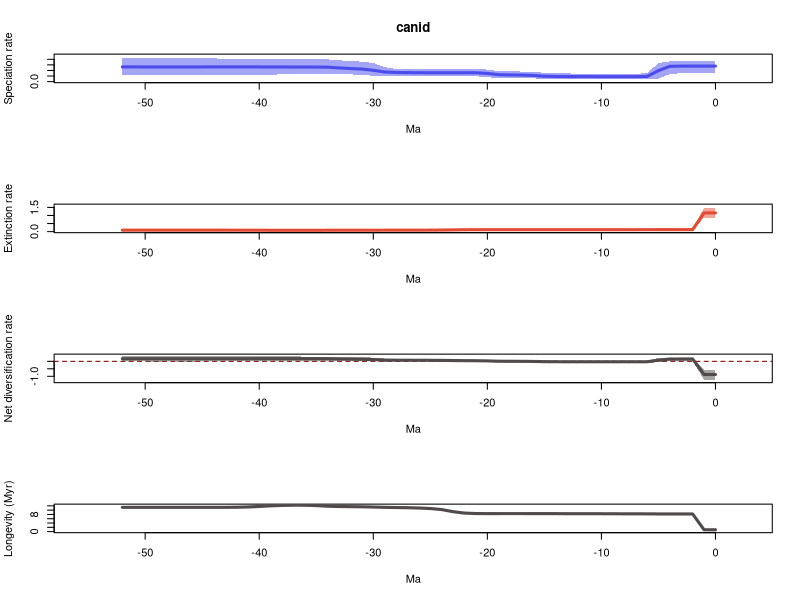

Write R code to recreate this figure.
# 1 files combined:
# 	/home/eeb177-student/Desktop/eeb-177/lab-work/exercise-9/longer-pyrate-run/pyrate_mcmc_logs/canid_occ_1_marginal_rates.log

# 95% HPDs calculated using code from Biopy (https://www.cs.auckland.ac.nz/~yhel002/biopy/)

pdf(file='/home/eeb177-student/Desktop/eeb-177/lab-work/exercise-9/longer-pyrate-run/pyrate_mcmc_logs/canid_occ_1_marginal_rates_RTT.pdf',width=0.6*9, height=16.8)
par(mfrow=c(4,1))
library(scales)
L_hpd_m95=c(0.151983543439, 0.151983543439,0.151983543439,0.151466252085,0.13676320959,0.0527884334363,0.0432964169158,0.0426439610131,0.0431916674255,0.0431916674255,0.0431916674255,0.0431916674255,0.0431916674255,0.0487882562319,0.0497039751175,0.0531561201099,0.0569995774007,0.0621281316099,0.0666864948857,0.0644975530722,0.0790003476378,0.0967556054721,0.0970436510298,0.0970436510298,0.0970639677814,0.0962252841974,0.0969564074376,0.0969564074376,0.0969564074376,0.0969564074376,0.104892581334,0.120834628365,0.129318620896,0.134693646086,0.135846980577,0.136042841685,0.1401438211,0.135627574818,0.131641627349,0.122915974833,0.122915974833,0.122910469159,0.122910469159,0.121492748208,0.117253780834,0.117253780834,0.115044168381,0.115044168381,0.117253780834,0.117253780834,0.116553027097,0.115044168381,0.115044168381)
L_hpd_M95=c(0.362356556715, 0.362356556715,0.362356556715,0.362303869284,0.362356556715,0.332924308123,0.151479812079,0.140997060397,0.140720232634,0.139268198898,0.139745282115,0.140300287314,0.141206517382,0.148028765389,0.150065396974,0.159822283936,0.173035069282,0.180595887487,0.186084633809,0.187101918173,0.217011247534,0.21999034744,0.21999034744,0.21999034744,0.21999034744,0.21850489274,0.21999034744,0.222411209864,0.226658720254,0.261132770985,0.333287351427,0.357865356026,0.36816353508,0.382495501908,0.398469854353,0.398469854353,0.402509342497,0.401354430078,0.404104346091,0.398469854353,0.401589030115,0.405873357947,0.406494061889,0.409988237203,0.416474602041,0.416474602041,0.42269221092,0.424843407381,0.428903845585,0.430174560003,0.430775951265,0.430174560003,0.430174560003)
M_hpd_m95=c(0.861535478629, 0.861535478629,0.0967320077221,0.0967320077221,0.0967320077221,0.0950812872744,0.0963824652793,0.0959221215625,0.0963081435191,0.0960694162352,0.0950700582166,0.0959221215625,0.0940968984542,0.0940968984542,0.0950700582166,0.0950700582166,0.0940968984542,0.0948477329196,0.0940968984542,0.0943157325861,0.0903042351876,0.0903042351876,0.0767429336185,0.0616722157836,0.0538022665995,0.0515992931405,0.0524393699869,0.0515992931405,0.0521477350761,0.0515992931405,0.0489762603914,0.0491968130765,0.0500832666914,0.0489762603914,0.0489762603914,0.0394778282217,0.0380119829029,0.0367886127536,0.0380119829029,0.0309883940601,0.0281105098773,0.0281105098773,0.0125063201909,0.0135208686199,0.0135208686199,0.0135208686199,0.0135208686199,0.0135208686199,0.0135208686199,0.0135208686199,0.0135208686199,0.0135208686199,0.0135208686199)
M_hpd_M95=c(1.48860014486, 1.48860014486,0.151824460421,0.151824460421,0.151824460421,0.14925319131,0.149326763142,0.148286192527,0.148300021979,0.147578327604,0.146274196559,0.147239620831,0.145424855178,0.145260772552,0.146689226431,0.146880589041,0.146083585008,0.147578327604,0.147114535238,0.148300021979,0.146083585008,0.148971559917,0.149539616051,0.141889314967,0.132739134802,0.129635407984,0.128011428028,0.12631409597,0.12643143791,0.12631409597,0.123922520725,0.12469792092,0.12643143791,0.126544760497,0.127882638523,0.121764436946,0.12159825136,0.122093115429,0.129236542143,0.132663383175,0.147614986174,0.16919683247,0.162925497935,0.166723928842,0.166723928842,0.166723928842,0.166723928842,0.166723928842,0.166723928842,0.166723928842,0.166723928842,0.166723928842,0.166723928842)
R_hpd_m95=c(-1.23236979876, -1.23236979876,0.0374751020776,0.0376287177592,0.0253947827135,-0.0716540986656,-0.0903202389758,-0.0876401413288,-0.0855976864129,-0.0854346320618,-0.0848695434368,-0.08104031966,-0.08104031966,-0.0819905712073,-0.0819905712073,-0.0795216578221,-0.0650247273086,-0.0616604678735,-0.0612238126742,-0.0616417280471,-0.0477524183192,-0.0317020126093,-0.0280165626689,-0.0193994421599,-0.0156278655437,-0.00824588515173,-0.0078127573818,-0.00770575881189,-0.00756161331658,-0.0133210926176,0.00292914867854,0.0287430752025,0.0294617247575,0.0307751257089,0.0386436766472,0.0361084659608,0.0307751257089,0.0348495221501,0.028759074084,0.0333895388904,0.0293019210318,0.0170379076572,0.0146997111865,0.0082752792738,0.0082752792738,-0.0102224359766,-0.0137964584117,-0.0148449744025,-0.00560532024499,-0.0192847500517,-0.0113691817977,-0.0113691817977,-0.0113691817977)
R_hpd_M95=c(-0.575651418594, -0.575651418594,0.252544652273,0.253198940535,0.255034921892,0.223312156739,0.0340228436382,0.0267458585375,0.0266876583493,0.0267458585375,0.0266876583493,0.0304772493273,0.0307892879904,0.030276461053,0.0313921423143,0.0413553912842,0.0647796168413,0.0686415607953,0.0706315814058,0.0743886375107,0.100011467899,0.111289780731,0.117633306566,0.13089736718,0.133227768715,0.140647242263,0.141177612632,0.144639389796,0.148772832701,0.181770593801,0.249855718758,0.282221223827,0.282221223827,0.299617524643,0.318616406818,0.318616406818,0.318273634575,0.328705297029,0.330988362392,0.344516474406,0.355631358612,0.360092656555,0.361800612973,0.360834214231,0.371823045183,0.360834214231,0.360834214231,0.361800612973,0.372537104147,0.361800612973,0.371194833244,0.372537104147,0.372537104147)
L_mean=c(0.27770003797, 0.27770003797,0.277762977659,0.2777137719,0.274332164101,0.196551018359,0.0919582223981,0.0895926571569,0.0893398266873,0.0895028683624,0.0897004320323,0.0901638956662,0.0906801553035,0.0911128976991,0.092193321366,0.0970613173491,0.111195861813,0.117680732251,0.119995913301,0.124263987633,0.147163960448,0.158431527887,0.158801982844,0.159061497842,0.159127770539,0.15887227574,0.159586114092,0.160895704041,0.163523907044,0.172507362535,0.203116008572,0.225071063497,0.234299774492,0.245485457121,0.259025015097,0.260843976171,0.261166930091,0.261480970412,0.262952095541,0.262699778128,0.263310395188,0.263728375221,0.263613238161,0.263727944055,0.264469642707,0.263298402036,0.262444553379,0.262176748641,0.262363521252,0.262796170656,0.26294619658,0.263596078456,0.263596078456)
M_mean=c(1.15728121204, 1.15728121204,0.121681961845,0.121669724805,0.12165110295,0.121609446767,0.120989567059,0.120804467154,0.120641126792,0.120408926799,0.120062780839,0.119994227264,0.119974174709,0.119757505041,0.119613864158,0.11947123842,0.119338769341,0.11920510786,0.119202611916,0.119253962846,0.119449005019,0.118813872892,0.115897802098,0.107797273453,0.0974744113123,0.0930328742414,0.0910483809861,0.0898382414267,0.0892332838775,0.0884236291393,0.0873752618274,0.0864346340139,0.0860116766362,0.0855891930842,0.0846563366197,0.0824863015035,0.081374419125,0.0812574008416,0.0820069250857,0.0833565280324,0.0853536394206,0.0871562879819,0.0880652581401,0.0884703970914,0.0884703970914,0.0884703970914,0.0884703970914,0.0884703970914,0.0884703970914,0.0884703970914,0.0884703970914,0.0884703970914,0.0884703970914)
R_mean=c(-0.879581174066, -0.879581174066,0.156081015814,0.156044047094,0.15268106115,0.0749415715928,-0.0290313446607,-0.0312118099973,-0.0313013001048,-0.0309060584363,-0.0303623488068,-0.0298303315974,-0.0292940194054,-0.0286446073415,-0.0274205427919,-0.0224099210708,-0.00814290752816,-0.0015243756093,0.000793301384205,0.00501002478758,0.0277149554299,0.0396176549954,0.0429041807457,0.0512642243888,0.0616533592267,0.0658394014983,0.068537733106,0.0710574626145,0.0742906231665,0.0840837333954,0.115740746745,0.138636429483,0.148288097856,0.159896264037,0.174368678478,0.178357674668,0.179792510966,0.18022356957,0.180945170455,0.179343250096,0.177956755767,0.17657208724,0.175547980021,0.175257546964,0.175999245616,0.174828004945,0.173974156288,0.173706351549,0.17389312416,0.174325773565,0.174475799489,0.175125681365,0.175125681365)
trans=0.5
age=(0:(53-1))* -1
plot(age,age,type = 'n', ylim = c(0, 0.473853546391), xlim = c(-55.65,2.65), ylab = 'Speciation rate', xlab = 'Ma',main='canid' )
polygon(c(age, rev(age)), c(L_hpd_M95, rev(L_hpd_m95)), col = alpha("#4c4cec",trans), border = NA)
lines(rev(age), rev(L_mean), col = "#4c4cec", lwd=3)
plot(age,age,type = 'n', ylim = c(0, 1.63746015935), xlim = c(-55.65,2.65), ylab = 'Extinction rate', xlab = 'Ma' )
polygon(c(age, rev(age)), c(M_hpd_M95, rev(M_hpd_m95)), col = alpha("#e34a33",trans), border = NA)
lines(rev(age), rev(M_mean), col = "#e34a33", lwd=3)
plot(age,age,type = 'n', ylim = c(-1.35560677864, 0.409790814561), xlim = c(-55.65,2.65), ylab = 'Net diversification rate', xlab = 'Ma' )
abline(h=0,lty=2,col="darkred")
polygon(c(age, rev(age)), c(R_hpd_M95, rev(R_hpd_m95)), col = alpha("#504A4B",trans), border = NA)
lines(rev(age), rev(R_mean), col = "#504A4B", lwd=3)
plot(age,age,type = 'n', ylim = c(0, max(1/M_mean)), xlim = c(-55.65,2.65), ylab = 'Longevity (Myr)', xlab = 'Ma' )
lines(rev(age), rev(1/M_mean), col = "#504A4B", lwd=3)
n <- dev.off()